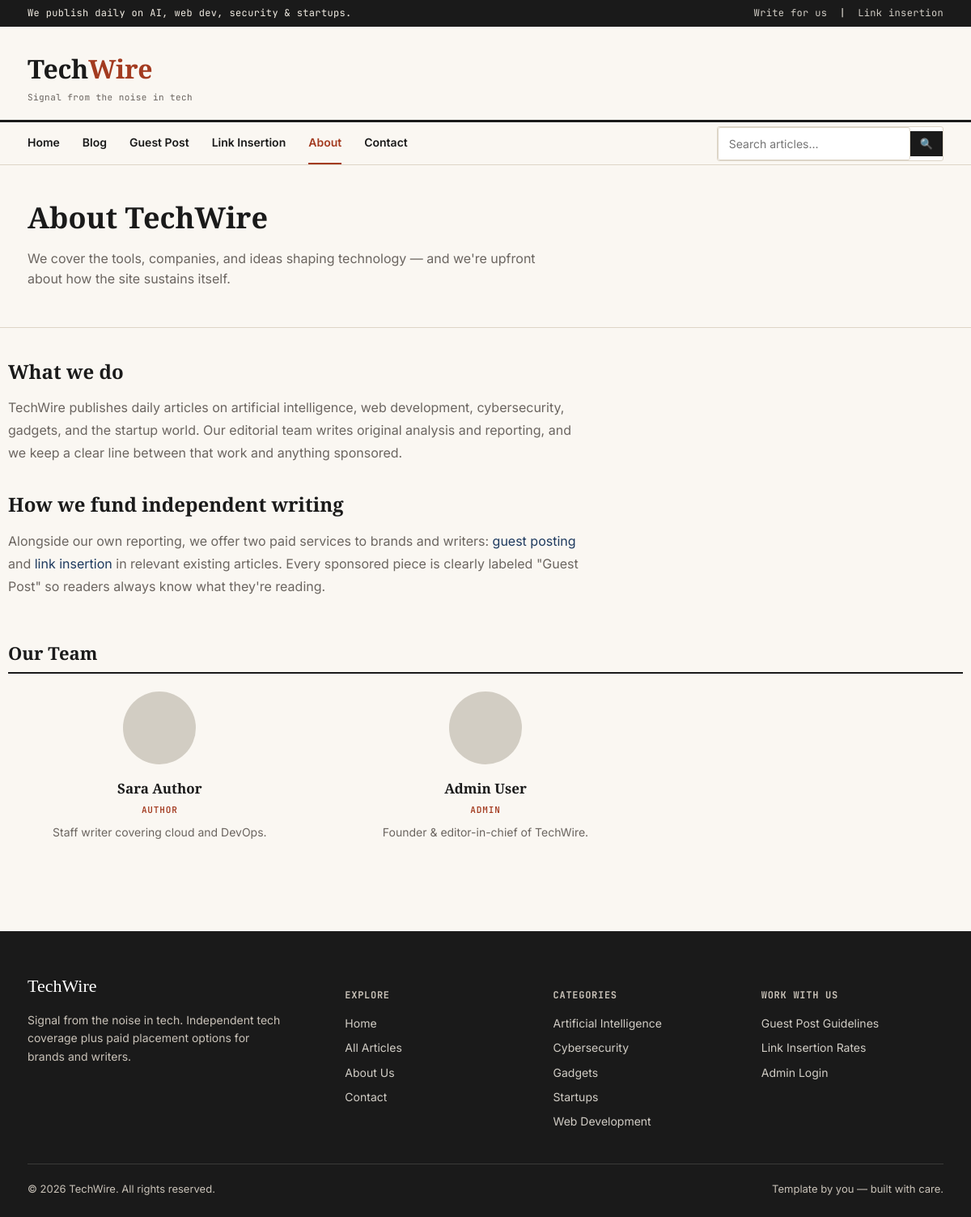
Page /about.php on the committed database.
### tables this page shows
CREATE TABLE IF NOT EXISTS users (
    id INT AUTO_INCREMENT PRIMARY KEY,
    name VARCHAR(100) NOT NULL,
    email VARCHAR(150) NOT NULL UNIQUE,
    password VARCHAR(255) NOT NULL,
    role ENUM('admin','author') NOT NULL DEFAULT 'author',
    avatar VARCHAR(255) DEFAULT 'assets/images/avatar-default.png',
    bio TEXT,
    status ENUM('active','disabled') NOT NULL DEFAULT 'active',
    created_at DATETIME DEFAULT CURRENT_TIMESTAMP
);

CREATE TABLE IF NOT EXISTS categories (
    id INT AUTO_INCREMENT PRIMARY KEY,
    name VARCHAR(100) NOT NULL,
    slug VARCHAR(100) NOT NULL UNIQUE,
    description VARCHAR(255),
    created_at DATETIME DEFAULT CURRENT_TIMESTAMP
);

### includes/functions.php (called while the page is built, shortened)
<?php
function e($str) {
    return htmlspecialchars($str ?? '', ENT_QUOTES, 'UTF-8');
}
function get_setting($pdo, $key, $default = '') {
    static $cache = null;
    if ($cache === null) {
        $cache = [];
        $stmt = $pdo->query("SELECT setting_key, setting_value FROM site_settings");
        foreach ($stmt->fetchAll() as $row) {
            $cache[$row['setting_key']] = $row['setting_value'];
        }
    }
    return $cache[$key] ?? $default;
}

### about.php (the view, shortened to what this page needs)
<?php
require_once __DIR__ . '/includes/config.php';
require_once __DIR__ . '/includes/functions.php';
$team = $pdo->query("SELECT name, bio, avatar, role FROM users WHERE status='active' ORDER BY role DESC")->fetchAll();
require_once __DIR__ . '/includes/header.php';
?>
<div class="page-header">
  <div class="container">
    <h1>About <?= e($site_name) ?></h1>
    <p>We cover the tools, companies, and ideas shaping technology — and we're upfront about how the site sustains itself.</p>
  </div>
</div>
<div class="container" style="padding:40px 0 60px;">
  <div style="max-width:720px;">
    <h2>What we do</h2>
    <p style="color:var(--grey); font-size:16px; line-height:1.75;">
      <?= e($site_name) ?> publishes daily articles on artificial intelligence, web development, cybersecurity,
      gadgets, and the startup world. Our editorial team writes original analysis and reporting, and we keep a
      clear line between that work and anything sponsored.
    </p>
    <h2 style="margin-top:36px;">How we fund independent writing</h2>
    <p style="color:var(--grey); font-size:16px; line-height:1.75;">
      Alongside our own reporting, we offer two paid services to brands and writers: <a href="<?= SITE_URL ?>/guest-post.php">guest posting</a>
      and <a href="<?= SITE_URL ?>/link-insertion.php">link insertion</a> in relevant existing articles. Every sponsored
      piece is clearly labeled "Guest Post" so readers always know what they're reading.
    </p>
  </div>
  <div class="section-head" style="margin-top:56px;"><h2>Our Team</h2></div>
  <div class="post-river" style="grid-template-columns:repeat(3,1fr);">
    <?php foreach ($team as $t): ?>
    <div class="post-card" style="text-align:center;">
      <img src="<?= SITE_URL ?>/<?= e($t['avatar'] ?: 'assets/images/avatar-default.png') ?>" alt="<?= e($t['name']) ?>" style="width:90px;height:90px;border-radius:50%;object-fit:cover;margin:0 auto 14px;background:var(--paper-warm);">
      <h3 style="font-size:17px;"><?= e($t['name']) ?></h3>
      <span class="eyebrow" style="display:block;margin-bottom:8px;"><?= e(ucfirst($t['role'])) ?></span>
      <p><?= e($t['bio']) ?></p>
    </div>
    <?php endforeach; ?>
  </div>
</div>
<?php require_once __DIR__ . '/includes/footer.php'; ?>

### includes/footer.php (shortened to what this page needs)
<?php
$cats_for_footer = $pdo->query("SELECT name, slug FROM categories ORDER BY name LIMIT 5")->fetchAll();
?>
<footer>
  <div class="container">
    <div class="footer-grid">
      <div>
        <div class="footer-logo"><?= e($site_name) ?></div>
        <p style="font-size:14px; color:var(--grey-light); max-width:320px;"><?= e($tagline) ?>. Independent tech coverage plus paid placement options for brands and writers.</p>
      </div>
      <div>
        <h5>Explore</h5>
        <ul>
          <li><a href="<?= SITE_URL ?>/index.php">Home</a></li>
          <li><a href="<?= SITE_URL ?>/blog.php">All Articles</a></li>
          <li><a href="<?= SITE_URL ?>/about.php">About Us</a></li>
          <li><a href="<?= SITE_URL ?>/contact.php">Contact</a></li>
        </ul>
      </div>
      <div>
        <h5>Categories</h5>
        <ul>
          <?php foreach ($cats_for_footer as $c): ?>
          <li><a href="<?= SITE_URL ?>/category.php?slug=<?= e($c['slug']) ?>"><?= e($c['name']) ?></a></li>
          <?php endforeach; ?>
        </ul>
      </div>
      <div>
        <h5>Work With Us</h5>
        <ul>
          <li><a href="<?= SITE_URL ?>/guest-post.php">Guest Post Guidelines</a></li>
          <li><a href="<?= SITE_URL ?>/link-insertion.php">Link Insertion Rates</a></li>
          <li><a href="<?= SITE_URL ?>/admin/login.php">Admin Login</a></li>
        </ul>
      </div>
    </div>
    <div class="footer-bottom">
      <span>&copy; <?= date('Y') ?> <?= e($site_name) ?>. All rights reserved.</span>
      <span>Template by you — built with care.</span>
    </div>
  </div>
</footer>
</body>
</html>

### assets/css/style.css (style rules this page uses)
:root { --ink: #1A1A1A; --paper: #FAF7F2; --paper-warm: #F1ECE3; --blue: #1E3A5F; --blue-light: #2E5481; --brick: #A33B20; --grey: #6B6560; --grey-light: #C9C2B8; --border: #DDD5C7; --white: #FFFFFF; --serif: 'Source Serif 4', Georgia, serif; --sans: 'Inter', -apple-system, sans-serif; --mono: 'JetBrains Mono', 'Courier New', monospace; --max-width: 1180px; --radius: 3px; }
* { box-sizing: border-box; }
html { scroll-behavior: smooth; }
body { margin: 0; font-family: var(--sans); color: var(--ink); background: var(--paper); line-height: 1.6; -webkit-font-smoothing: antialiased; }
img { max-width: 100%; display: block; }
a { color: var(--blue); text-decoration: none; }
h1, h2, h3, h4 { font-family: var(--serif); font-weight: 600; line-height: 1.18; margin: 0 0 0.5em; color: var(--ink); }
.container { max-width: var(--max-width); margin: 0 auto; padding: 0 24px; }
.eyebrow { font-family: var(--mono); font-size: 11px; letter-spacing: 0.08em; text-transform: uppercase; color: var(--brick); font-weight: 600; }
.section-head { display: flex; justify-content: space-between; align-items: baseline; margin: 48px 0 22px; border-bottom: 2px solid var(--ink); padding-bottom: 10px; }
.section-head h2 { font-size: 22px; margin: 0; }
.post-river { display: grid; grid-template-columns: repeat(3, 1fr); gap: 32px 28px; }
.post-card { display: flex; flex-direction: column; }
.post-card h3 { font-size: 19px; margin: 6px 0 8px; }
.post-card p { color: var(--grey); font-size: 14px; margin: 0 0 10px; }
.page-header { padding: 44px 0 30px; border-bottom: 1px solid var(--border); }
.page-header h1 { font-size: 36px; margin-bottom: 8px; }
.page-header p { color: var(--grey); font-size: 16px; max-width: 640px; }
footer { background: var(--ink); color: var(--paper-warm); padding: 50px 0 24px; margin-top: 40px; }
.footer-grid { display: grid; grid-template-columns: 1.6fr 1fr 1fr 1fr; gap: 32px; padding-bottom: 32px; border-bottom: 1px solid #3a3a38; }
.footer-grid h5 { font-family: var(--mono); font-size: 12px; text-transform: uppercase; letter-spacing: 0.06em; color: var(--grey-light); margin-bottom: 14px; }
.footer-grid ul { list-style: none; margin: 0; padding: 0; }
.footer-grid li { margin-bottom: 8px; font-size: 14px; }
.footer-grid a { color: var(--paper-warm); opacity: 0.85; }
.footer-bottom { display: flex; justify-content: space-between; padding-top: 20px; font-size: 13px; color: var(--grey-light); }
.footer-logo { font-family: var(--serif); font-size: 22px; color: var(--white); margin-bottom: 8px; }

### rows in the picture
users: avatar (placeholder picture), name "Sara Author", role "AUTHOR", bio "Staff writer covering cloud and DevOps."
users: avatar (placeholder picture), name "Admin User", role "ADMIN", bio "Founder & editor-in-chief of TechWire."
categories: name "Artificial Intelligence"
categories: name "Cybersecurity"
categories: name "Gadgets"
categories: name "Startups"
categories: name "Web Development"

### other values in the picture
substr($site_name,0,4) "Tech"
substr($site_name,4) "Wire"
$tagline "Signal from the noise in tech"
$site_name "TechWire"
